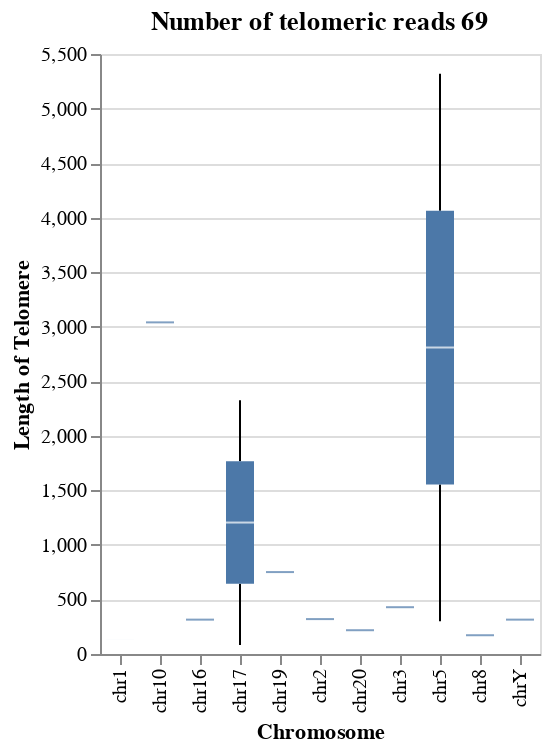

The cell this chart's notebook holds for it:
### Code cell
plot

### Figure 1 — Vega-Lite specification as saved in the notebook (floating-point values rounded to 4 significant figures)
{"config": {"view": {"continuousWidth": 400, "continuousHeight": 300}}, "data": {"name": "data-29f14a35370991c7f651fea634d5704b"}, "mark": "boxplot", "encoding": {"x": {"type": "nominal", "field": "chr", "title": "Chromosome"}, "y": {"type": "quantitative", "field": "telomere_length", "title": "Length of Telomere"}}, "title": "Number of telomeric reads 69", "$schema": "https://vega.github.io/schema/vega-lite/v4.8.1.json", "datasets": {"data-29f14a35370991c7f651fea634d5704b": [{"chr": "chr5", "align_start": 2, "align_end": 23595, "id": "83c29e37-0983-4e27-aa50-0a9e17cc00fe", "strand": "+", "telomere_length": 5319, "telomere_type": "CCCTAA", "read_length": 23593, "arm": "left"}, {"chr": "chr10", "align_start": 0, "align_end": 32142, "id": "592662e3-5a6a-4225-aee3-437c2e223907", "strand": "+", "telomere_length": 3040, "telomere_type": "CCCTAA", "read_length": 32142, "arm": "left"}, {"chr": "chr17", "align_start": 0, "align_end": 16414, "id": "b41651fb-5286-49ad-a357-8b0796226c0f", "strand": "+", "telomere_length": 2327, "telomere_type": "CCCTAA", "read_length": 16414, "arm": "left"}, {"chr": "chr19", "align_start": 881, "align_end": 12435, "id": "17db409c-ce5a-4684-8e8e-bf5963407248", "strand": "-", "telomere_length": 751, "telomere_type": "TTAGGG", "read_length": 11554, "arm": "left"}, {"chr": "chr3", "align_start": 1843, "align_end": 5118, "id": "b6164f7d-4206-4995-bc20-793074dffcb3", "strand": "-", "telomere_length": 429, "telomere_type": "TTAGGG", "read_length": 3275, "arm": "left"}, {"chr": "chr2", "align_start": 2979, "align_end": 4360, "id": "4f55c63f-a162-48b1-87c8-03e1b432fbeb", "strand": "+", "telomere_length": 320, "telomere_type": "CCCTAA", "read_length": 1381, "arm": "left"}, {"chr": "chr16", "align_start": 1480, "align_end": 4106, "id": "38b6096f-3026-48f0-84a3-b03a57e91c5a", "strand": "-", "telomere_length": 315, "telomere_type": "TTAGGG", "read_length": 2626, "arm": "left"}, {"chr": "chrY", "align_start": 5296, "align_end": 8300, "id": "5f0a5d5f-d73e-4f6b-8b4a-44b50a99f0c3", "strand": "+", "telomere_length": 315, "telomere_type": "CCCTAA", "read_length": 3004, "arm": "left"}, {"chr": "chr5", "align_start": 1507, "align_end": 15763, "id": "e962b131-ff7f-4e43-b8d3-6482eb36a430", "strand": "-", "telomere_length": 300, "telomere_type": "TTAGGG", "read_length": 14256, "arm": "left"}, {"chr": "chr20", "align_start": 2328, "align_end": 5338, "id": "ce2142da-a8d6-4739-b367-9d7ca511b114", "strand": "-", "telomere_length": 218, "telomere_type": "TTAGGG", "read_length": 3010, "arm": "left"}, {"chr": "chr8", "align_start": 13429, "align_end": 25003, "id": "d0666626-79d4-484e-a016-9cc6bffff77e", "strand": "-", "telomere_length": 172, "telomere_type": "TTAGGG", "read_length": 11574, "arm": "left"}, {"chr": "chr1", "align_start": 2908, "align_end": 17626, "id": "004afbeb-d8fb-42ea-a829-d963007b7d35", "strand": "-", "telomere_length": 129, "telomere_type": "TTAGGG", "read_length": 14718, "arm": "left"}, {"chr": "chr1", "align_start": 2897, "align_end": 17622, "id": "3426318d-69cf-4a00-ad56-0caea3a6120c", "strand": "+", "telomere_length": 128, "telomere_type": "CCCTAA", "read_length": 14725, "arm": "left"}, {"chr": "chr17", "align_start": 41788, "align_end": 43487, "id": "8aeab76e-74ff-4d43-9100-5bf1618cd01a", "strand": "-", "telomere_length": 83, "telomere_type": "TTAGGG", "read_length": 1699, "arm": "left"}]}}
